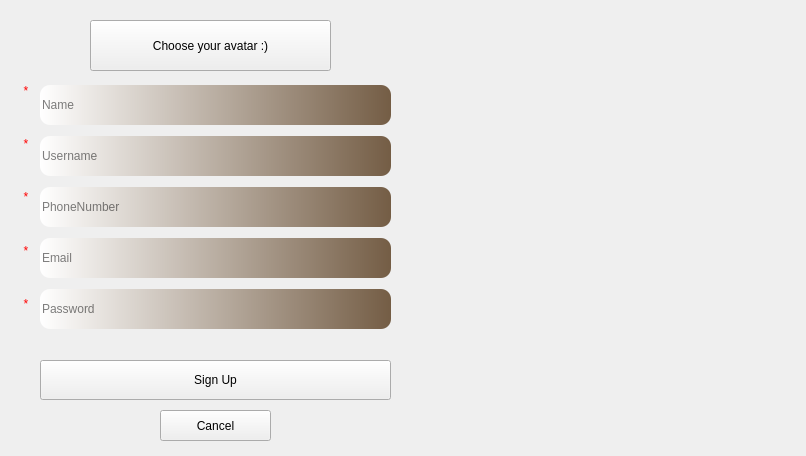
<?xml version="1.0" encoding="UTF-8"?>
<ui version="4.0">
 <class>SignUp</class>
 <widget class="QWidget" name="SignUp">
  <property name="geometry">
   <rect>
    <x>0</x>
    <y>0</y>
    <width>806</width>
    <height>456</height>
   </rect>
  </property>
  <property name="minimumSize">
   <size>
    <width>806</width>
    <height>456</height>
   </size>
  </property>
  <property name="maximumSize">
   <size>
    <width>806</width>
    <height>456</height>
   </size>
  </property>
  <property name="windowTitle">
   <string>Skull King</string>
  </property>
  <property name="windowIcon">
   <iconset resource="pictures.qrc">
    <normaloff>:/new/prefix1/Skull.jpg</normaloff>:/new/prefix1/Skull.jpg</iconset>
  </property>
  <property name="styleSheet">
   <string notr="true"/>
  </property>
  <widget class="QLabel" name="label">
   <property name="geometry">
    <rect>
     <x>-20</x>
     <y>0</y>
     <width>831</width>
     <height>471</height>
    </rect>
   </property>
   <property name="styleSheet">
    <string notr="true">border-image: url(:/new/prefix1/wooden-barrel.jpg);</string>
   </property>
   <property name="text">
    <string/>
   </property>
  </widget>
  <widget class="QPushButton" name="avatarChoice">
   <property name="geometry">
    <rect>
     <x>90</x>
     <y>20</y>
     <width>241</width>
     <height>51</height>
    </rect>
   </property>
   <property name="cursor">
    <cursorShape>PointingHandCursor</cursorShape>
   </property>
   <property name="styleSheet">
    <string notr="true">font: 700 18pt &quot;Script MT Bold&quot;;
</string>
   </property>
   <property name="text">
    <string>Choose your avatar :)</string>
   </property>
  </widget>
  <widget class="QLabel" name="nameError">
   <property name="geometry">
    <rect>
     <x>18</x>
     <y>75</y>
     <width>16</width>
     <height>31</height>
    </rect>
   </property>
   <property name="styleSheet">
    <string notr="true">font: 700 14pt &quot;Segoe UI&quot;;
color: rgb(255, 0, 0);</string>
   </property>
   <property name="text">
    <string>*</string>
   </property>
   <property name="alignment">
    <set>Qt::AlignCenter</set>
   </property>
  </widget>
  <widget class="QLabel" name="UsernameError">
   <property name="geometry">
    <rect>
     <x>18</x>
     <y>128</y>
     <width>16</width>
     <height>31</height>
    </rect>
   </property>
   <property name="styleSheet">
    <string notr="true">font: 700 14pt &quot;Segoe UI&quot;;
color: rgb(255, 0, 0);</string>
   </property>
   <property name="text">
    <string>*</string>
   </property>
   <property name="alignment">
    <set>Qt::AlignCenter</set>
   </property>
  </widget>
  <widget class="QLabel" name="numberError">
   <property name="geometry">
    <rect>
     <x>18</x>
     <y>181</y>
     <width>16</width>
     <height>31</height>
    </rect>
   </property>
   <property name="styleSheet">
    <string notr="true">font: 700 14pt &quot;Segoe UI&quot;;
color: rgb(255, 0, 0);</string>
   </property>
   <property name="text">
    <string>*</string>
   </property>
   <property name="alignment">
    <set>Qt::AlignCenter</set>
   </property>
  </widget>
  <widget class="QLabel" name="EmailError">
   <property name="geometry">
    <rect>
     <x>18</x>
     <y>235</y>
     <width>16</width>
     <height>31</height>
    </rect>
   </property>
   <property name="styleSheet">
    <string notr="true">font: 700 14pt &quot;Segoe UI&quot;;
color: rgb(255, 0, 0);</string>
   </property>
   <property name="text">
    <string>*</string>
   </property>
   <property name="alignment">
    <set>Qt::AlignCenter</set>
   </property>
  </widget>
  <widget class="QLabel" name="PassError">
   <property name="geometry">
    <rect>
     <x>18</x>
     <y>288</y>
     <width>16</width>
     <height>31</height>
    </rect>
   </property>
   <property name="styleSheet">
    <string notr="true">font: 700 14pt &quot;Segoe UI&quot;;
color: rgb(255, 0, 0);</string>
   </property>
   <property name="text">
    <string>*</string>
   </property>
   <property name="alignment">
    <set>Qt::AlignCenter</set>
   </property>
  </widget>
  <widget class="QPushButton" name="pushButton">
   <property name="geometry">
    <rect>
     <x>160</x>
     <y>410</y>
     <width>111</width>
     <height>31</height>
    </rect>
   </property>
   <property name="text">
    <string>Cancel</string>
   </property>
  </widget>
  <widget class="QWidget" name="layoutWidget">
   <property name="geometry">
    <rect>
     <x>40</x>
     <y>80</y>
     <width>351</width>
     <height>331</height>
    </rect>
   </property>
   <layout class="QVBoxLayout" name="verticalLayout">
    <item>
     <widget class="QLineEdit" name="Name">
      <property name="minimumSize">
       <size>
        <width>0</width>
        <height>40</height>
       </size>
      </property>
      <property name="autoFillBackground">
       <bool>false</bool>
      </property>
      <property name="styleSheet">
       <string notr="true">border-radius:10px;
font: 18pt &quot;Times New Roman&quot;;
background-color: qlineargradient(spread:pad, x1:0, y1:0, x2:1, y2:0, stop:0 rgba(255, 255, 255, 255), stop:1 rgba(116, 93, 69, 255));</string>
      </property>
      <property name="alignment">
       <set>Qt::AlignLeading|Qt::AlignLeft|Qt::AlignVCenter</set>
      </property>
      <property name="readOnly">
       <bool>false</bool>
      </property>
      <property name="placeholderText">
       <string>Name</string>
      </property>
     </widget>
    </item>
    <item>
     <widget class="QLineEdit" name="username">
      <property name="minimumSize">
       <size>
        <width>0</width>
        <height>40</height>
       </size>
      </property>
      <property name="styleSheet">
       <string notr="true">border-radius:10px;
font: 18pt &quot;Times New Roman&quot;;
background-color: qlineargradient(spread:pad, x1:0, y1:0, x2:1, y2:0, stop:0 rgba(255, 255, 255, 255), stop:1 rgba(116, 93, 69, 255));</string>
      </property>
      <property name="alignment">
       <set>Qt::AlignLeading|Qt::AlignLeft|Qt::AlignVCenter</set>
      </property>
      <property name="placeholderText">
       <string>Username</string>
      </property>
     </widget>
    </item>
    <item>
     <widget class="QLineEdit" name="phoneNumber">
      <property name="minimumSize">
       <size>
        <width>0</width>
        <height>40</height>
       </size>
      </property>
      <property name="styleSheet">
       <string notr="true">border-radius:10px;
font: 18pt &quot;Times New Roman&quot;;
background-color: qlineargradient(spread:pad, x1:0, y1:0, x2:1, y2:0, stop:0 rgba(255, 255, 255, 255), stop:1 rgba(116, 93, 69, 255));</string>
      </property>
      <property name="inputMethodHints">
       <set>Qt::ImhDigitsOnly</set>
      </property>
      <property name="alignment">
       <set>Qt::AlignLeading|Qt::AlignLeft|Qt::AlignVCenter</set>
      </property>
      <property name="placeholderText">
       <string>PhoneNumber</string>
      </property>
     </widget>
    </item>
    <item>
     <widget class="QLineEdit" name="Email">
      <property name="minimumSize">
       <size>
        <width>0</width>
        <height>40</height>
       </size>
      </property>
      <property name="styleSheet">
       <string notr="true">border-radius:10px;
font: 18pt &quot;Times New Roman&quot;;
background-color: qlineargradient(spread:pad, x1:0, y1:0, x2:1, y2:0, stop:0 rgba(255, 255, 255, 255), stop:1 rgba(116, 93, 69, 255));</string>
      </property>
      <property name="alignment">
       <set>Qt::AlignLeading|Qt::AlignLeft|Qt::AlignVCenter</set>
      </property>
      <property name="placeholderText">
       <string>Email</string>
      </property>
     </widget>
    </item>
    <item>
     <widget class="QLineEdit" name="Password">
      <property name="minimumSize">
       <size>
        <width>0</width>
        <height>40</height>
       </size>
      </property>
      <property name="styleSheet">
       <string notr="true">border-radius:10px;
font: 18pt &quot;Times New Roman&quot;;
background-color: qlineargradient(spread:pad, x1:0, y1:0, x2:1, y2:0, stop:0 rgba(255, 255, 255, 255), stop:1 rgba(116, 93, 69, 255));</string>
      </property>
      <property name="echoMode">
       <enum>QLineEdit::Password</enum>
      </property>
      <property name="alignment">
       <set>Qt::AlignLeading|Qt::AlignLeft|Qt::AlignVCenter</set>
      </property>
      <property name="placeholderText">
       <string>Password</string>
      </property>
     </widget>
    </item>
    <item>
     <spacer name="horizontalSpacer">
      <property name="orientation">
       <enum>Qt::Horizontal</enum>
      </property>
      <property name="sizeHint" stdset="0">
       <size>
        <width>40</width>
        <height>20</height>
       </size>
      </property>
     </spacer>
    </item>
    <item>
     <widget class="QPushButton" name="SignUp_2">
      <property name="minimumSize">
       <size>
        <width>0</width>
        <height>40</height>
       </size>
      </property>
      <property name="cursor">
       <cursorShape>PointingHandCursor</cursorShape>
      </property>
      <property name="text">
       <string>Sign Up</string>
      </property>
     </widget>
    </item>
   </layout>
  </widget>
 </widget>
 <resources>
  <include location="pictures.qrc"/>
 </resources>
 <connections/>
</ui>
